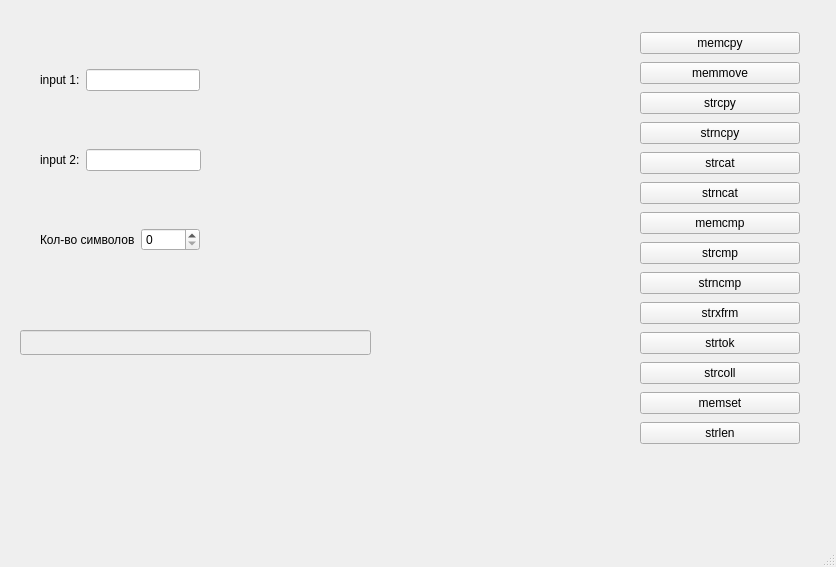
<?xml version="1.0" encoding="UTF-8"?>
<ui version="4.0">
 <class>MainWindow</class>
 <widget class="QMainWindow" name="MainWindow">
  <property name="geometry">
   <rect>
    <x>0</x>
    <y>0</y>
    <width>836</width>
    <height>567</height>
   </rect>
  </property>
  <property name="windowTitle">
   <string>MainWindow</string>
  </property>
  <property name="styleSheet">
   <string notr="true"/>
  </property>
  <widget class="QWidget" name="centralwidget">
   <widget class="QWidget" name="verticalLayoutWidget">
    <property name="geometry">
     <rect>
      <x>640</x>
      <y>30</y>
      <width>160</width>
      <height>430</height>
     </rect>
    </property>
    <layout class="QVBoxLayout" name="verticalLayout_3">
     <item>
      <widget class="QPushButton" name="bnt_memcpy">
       <property name="text">
        <string>memcpy</string>
       </property>
      </widget>
     </item>
     <item>
      <widget class="QPushButton" name="bnt_memmove">
       <property name="text">
        <string>memmove</string>
       </property>
      </widget>
     </item>
     <item>
      <widget class="QPushButton" name="bnt_strcpy">
       <property name="text">
        <string>strcpy</string>
       </property>
      </widget>
     </item>
     <item>
      <widget class="QPushButton" name="bnt_strncpy">
       <property name="text">
        <string>strncpy</string>
       </property>
      </widget>
     </item>
     <item>
      <widget class="QPushButton" name="bnt_strcat">
       <property name="text">
        <string>strcat</string>
       </property>
      </widget>
     </item>
     <item>
      <widget class="QPushButton" name="bnt_strncat">
       <property name="text">
        <string>strncat</string>
       </property>
      </widget>
     </item>
     <item>
      <widget class="QPushButton" name="bnt_memcmp">
       <property name="text">
        <string>memcmp</string>
       </property>
      </widget>
     </item>
     <item>
      <widget class="QPushButton" name="bnt_strcmp">
       <property name="text">
        <string>strcmp</string>
       </property>
      </widget>
     </item>
     <item>
      <widget class="QPushButton" name="bnt_strncmp">
       <property name="text">
        <string>strncmp</string>
       </property>
      </widget>
     </item>
     <item>
      <widget class="QPushButton" name="bnt_strxfrm">
       <property name="text">
        <string>strxfrm</string>
       </property>
      </widget>
     </item>
     <item>
      <widget class="QPushButton" name="bnt_strtok">
       <property name="text">
        <string>strtok</string>
       </property>
      </widget>
     </item>
     <item>
      <widget class="QPushButton" name="bnt_strcoll">
       <property name="text">
        <string>strcoll</string>
       </property>
      </widget>
     </item>
     <item>
      <widget class="QPushButton" name="bnt_memset">
       <property name="text">
        <string>memset</string>
       </property>
      </widget>
     </item>
     <item>
      <widget class="QPushButton" name="bnt_strlen">
       <property name="text">
        <string>strlen</string>
       </property>
      </widget>
     </item>
    </layout>
   </widget>
   <widget class="QWidget" name="horizontalLayoutWidget">
    <property name="geometry">
     <rect>
      <x>40</x>
      <y>200</y>
      <width>160</width>
      <height>80</height>
     </rect>
    </property>
    <layout class="QHBoxLayout" name="horizontalLayout">
     <item>
      <widget class="QLabel" name="label_3">
       <property name="text">
        <string>Кол-во символов</string>
       </property>
      </widget>
     </item>
     <item>
      <widget class="QSpinBox" name="spb_N"/>
     </item>
    </layout>
   </widget>
   <widget class="QWidget" name="horizontalLayoutWidget_2">
    <property name="geometry">
     <rect>
      <x>40</x>
      <y>120</y>
      <width>161</width>
      <height>80</height>
     </rect>
    </property>
    <layout class="QHBoxLayout" name="horizontalLayout_2">
     <item>
      <widget class="QLabel" name="label_2">
       <property name="text">
        <string>input 2:</string>
       </property>
      </widget>
     </item>
     <item>
      <widget class="QLineEdit" name="ln_str2"/>
     </item>
    </layout>
   </widget>
   <widget class="QWidget" name="horizontalLayoutWidget_3">
    <property name="geometry">
     <rect>
      <x>40</x>
      <y>40</y>
      <width>160</width>
      <height>80</height>
     </rect>
    </property>
    <layout class="QHBoxLayout" name="horizontalLayout_3">
     <item>
      <widget class="QLabel" name="label">
       <property name="text">
        <string>input 1:</string>
       </property>
      </widget>
     </item>
     <item>
      <widget class="QLineEdit" name="ln_str1"/>
     </item>
    </layout>
   </widget>
   <widget class="QLineEdit" name="ln_ans">
    <property name="enabled">
     <bool>false</bool>
    </property>
    <property name="geometry">
     <rect>
      <x>20</x>
      <y>330</y>
      <width>351</width>
      <height>25</height>
     </rect>
    </property>
   </widget>
  </widget>
  <widget class="QMenuBar" name="menubar">
   <property name="geometry">
    <rect>
     <x>0</x>
     <y>0</y>
     <width>836</width>
     <height>22</height>
    </rect>
   </property>
  </widget>
  <widget class="QStatusBar" name="statusbar"/>
 </widget>
 <resources/>
 <connections/>
</ui>
